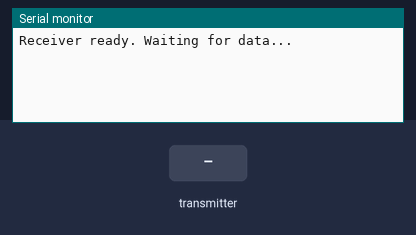
The sketch below on a simulated ESP32. Shown: the last lines printed to the serial monitor. The test bench sets the inputs (shaded band).

Above: at 1.2 s.
1.3 s: the transmitter starts sending yaw = 0
At 1.66 s:
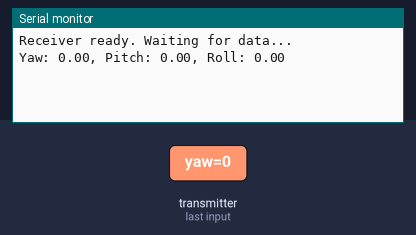
3.3 s: the transmitter starts sending pitch = 25
At 3.66 s:
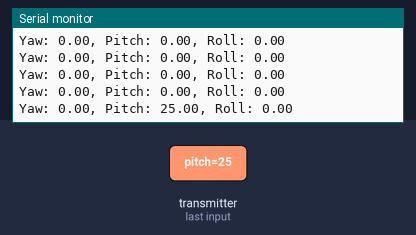
4.8 s: the transmitter starts sending roll = 25
At 5.16 s:
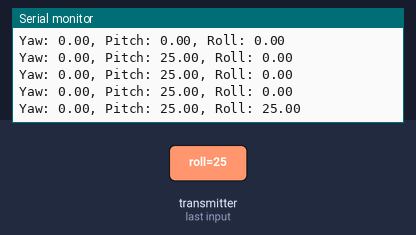
6.3 s: the transmitter starts sending yaw = 25
At 6.66 s:
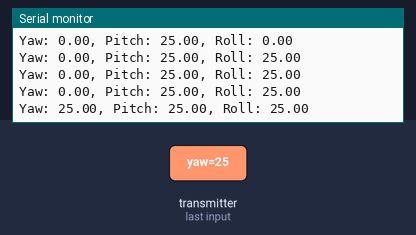
7.8 s: the transmitter starts sending pitch = 0
At 8.16 s:
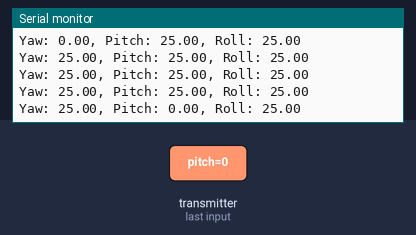
9.3 s: the transmitter starts sending roll = 0
At 9.66 s:
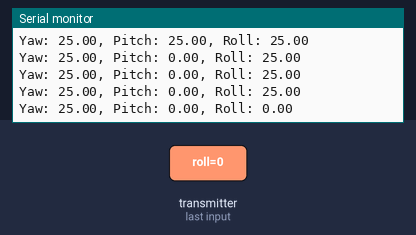

The sketch:

receive.ino
```cpp
#include <WiFi.h>
#include <esp_now.h>

typedef struct struct_message {
  float yaw;
  float pitch;
  float roll;
} struct_message;

struct_message incomingData;

void OnDataRecv(const uint8_t * mac, const uint8_t *incomingDataRaw, int len) {
  memcpy(&incomingData, incomingDataRaw, sizeof(incomingData));

  Serial.print("Yaw: ");
  Serial.print(incomingData.yaw, 2);
  Serial.print(", Pitch: ");
  Serial.print(incomingData.pitch, 2);
  Serial.print(", Roll: ");
  Serial.println(incomingData.roll, 2);
}

void setup() {
  Serial.begin(115200);

  WiFi.mode(WIFI_STA);

  if (esp_now_init() != ESP_OK) {
    Serial.println("Error initializing ESP-NOW");
    return;
  }

  esp_now_register_recv_cb(esp_now_recv_cb_t(OnDataRecv));

  Serial.println("Receiver ready. Waiting for data...");
}

void loop() {
}
```

Measured:
- after the input at 1.3 s, the serial monitor: prints a new line after 0.05 s (image 1)
- after the input at 3.3 s, the serial monitor: prints a new line after 0.05 s (image 2)
- after the input at 4.8 s, the serial monitor: prints a new line after 0.05 s (image 3)
- after the input at 6.3 s, the serial monitor: prints a new line after 0.05 s (image 4)
- after the input at 7.8 s, the serial monitor: prints a new line after 0.05 s (image 5)
- after the input at 9.3 s, the serial monitor: prints a new line after 0.05 s (image 6)
